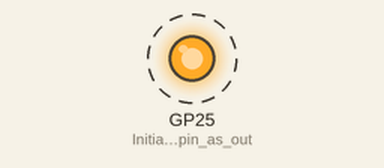
The program below on a simulated Raspberry Pi Pico. Parts: output pins drawn as LEDs (lit = HIGH). Dashed ring = blinking. What the program prints to the serial monitor is not drawn.

Above: at 0.5 s.
Timing chart, 0 to 4.6 s (numbered marks = the images above):
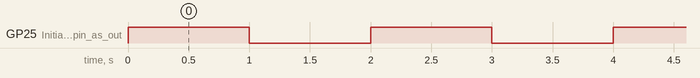

Measured:
- by itself, GP25 (Initialize_LED_pin_as_out): alternates HIGH for 1.0 s and LOW for 1.0 s

The program:

main.cpp
```cpp
#include <Arduino.h>

// Initialize serial communication in setup()
void setup() {
  Serial.begin(115200); // Start serial communication at 115200 baud rate
  pinMode(LED_BUILTIN, OUTPUT); // Initialize LED pin as output
  Serial.println("Setup complete"); // Print a message to indicate setup is done
}

void loop() {
  Serial.println("Turning LED on"); // Print a message before turning LED on
  digitalWrite(LED_BUILTIN, HIGH);  // Turn the LED on
  delay(1000);                     // Wait for a second

  Serial.println("Turning LED off"); // Print a message before turning LED off
  digitalWrite(LED_BUILTIN, LOW);   // Turn the LED off
  delay(1000);                     // Wait for a second
}
```
